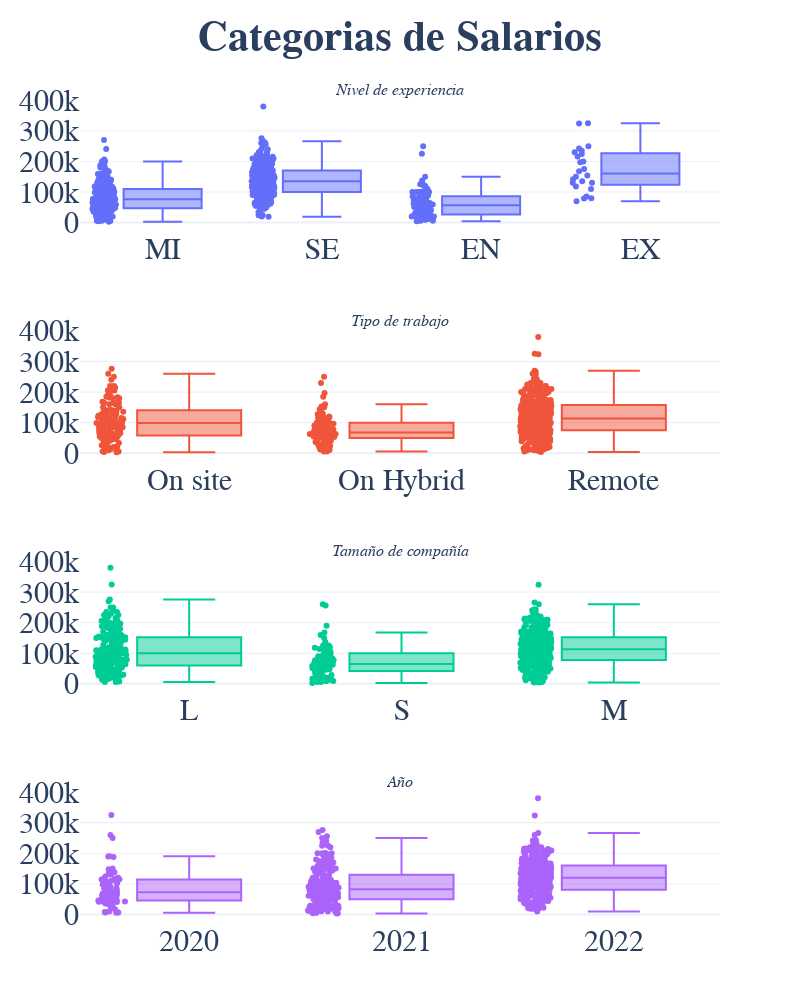

Notebook cell for this chart:
### Markdown cell above
<p style="font-family: Arial; font-size:1.5em;color:black;"> Box Plots </p>
7)Metodo sencillo para visualizar de forma grupal los datos atraves de sus cuartiles.

### Code cell
fig=make_subplots(rows=4,cols=1,subplot_titles=('<i>Nivel de experiencia', '<i>Tipo de trabajo', '<i>Tamaño de compañía', '<i>Año'))
fig.add_trace(go.Box(x=data2['experience_level'] ,y=data2['Salario en USD'], boxpoints='all'),row=1,col=1)
fig.add_trace(go.Box(x=data2['remote_ratio'] ,y=data2['Salario en USD'], boxpoints='all'),row=2,col=1)
fig.add_trace(go.Box(x=data2['company_size'] ,y=data2['Salario en USD'], boxpoints='all'),row=3,col=1)
fig.add_trace(go.Box(x=data2['work_year'] ,y=data2['Salario en USD'], boxpoints='all'),row=4,col=1)

fig.update_layout(height=1000, width=800, title_text='<b>Categorias de Salarios', font_size=30)
fig.update_layout(template='plotly_white', title_x=0.5, font_family='Courier New', showlegend=False)

### Figure 1 — Plotly figure (JSON) as saved in the notebook; plotly's stock layout.template omitted (floating-point values rounded to 4 significant figures; data arrays with more than 128 entries replaced by an {"elided": "..."} marker saying what was removed)
{"data": [{"boxpoints": "all", "type": "box", "x": {"elided": "600 str values"}, "xaxis": "x", "y": {"elided": "600 int values"}, "yaxis": "y"}, {"boxpoints": "all", "type": "box", "x": {"elided": "600 str values"}, "xaxis": "x2", "y": {"elided": "600 int values"}, "yaxis": "y2"}, {"boxpoints": "all", "type": "box", "x": {"elided": "600 str values"}, "xaxis": "x3", "y": {"elided": "600 int values"}, "yaxis": "y3"}, {"boxpoints": "all", "type": "box", "x": {"elided": "600 int values"}, "xaxis": "x4", "y": {"elided": "600 int values"}, "yaxis": "y4"}], "layout": {"annotations": [{"font": {"size": 16}, "showarrow": false, "text": "<i>Nivel de experiencia", "x": 0.5, "xanchor": "center", "xref": "paper", "y": 1, "yanchor": "bottom", "yref": "paper"}, {"font": {"size": 16}, "showarrow": false, "text": "<i>Tipo de trabajo", "x": 0.5, "xanchor": "center", "xref": "paper", "y": 0.7188, "yanchor": "bottom", "yref": "paper"}, {"font": {"size": 16}, "showarrow": false, "text": "<i>Tamaño de compañía", "x": 0.5, "xanchor": "center", "xref": "paper", "y": 0.4375, "yanchor": "bottom", "yref": "paper"}, {"font": {"size": 16}, "showarrow": false, "text": "<i>Año", "x": 0.5, "xanchor": "center", "xref": "paper", "y": 0.1562, "yanchor": "bottom", "yref": "paper"}], "font": {"family": "Courier New", "size": 30}, "height": 1000, "showlegend": false, "title": {"text": "<b>Categorias de Salarios", "x": 0.5}, "width": 800, "xaxis": {"anchor": "y", "domain": [0, 1]}, "xaxis2": {"anchor": "y2", "domain": [0, 1]}, "xaxis3": {"anchor": "y3", "domain": [0, 1]}, "xaxis4": {"anchor": "y4", "domain": [0, 1]}, "yaxis": {"anchor": "x", "domain": [0.8438, 1]}, "yaxis2": {"anchor": "x2", "domain": [0.5625, 0.7188]}, "yaxis3": {"anchor": "x3", "domain": [0.2812, 0.4375]}, "yaxis4": {"anchor": "x4", "domain": [0, 0.1562]}}}
